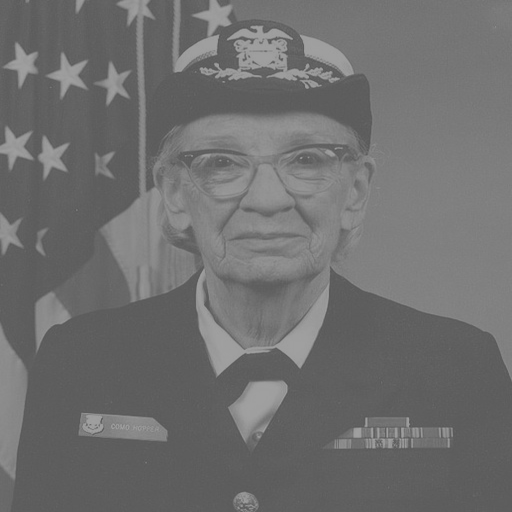
#> input picture Day06-21-09-2026/image1.png, 512 x 512 px
$ jupyter execute 'Day 07.ipynb'
#> lines starting #> are read from the running program, lines starting #| are printed output that depends on the picture; after the words box and inside, x2 and y2 are one past the last pixel; in counts of white or black regions, pixels touching at a corner belong together
[cell 1]
import numpy as np
import matplotlib.pyplot as plt
import cv2

[cell 2]
img = cv2.imread("image1.png", cv2.IMREAD_GRAYSCALE).astype(np.float32)
#> img: shape (512, 512) float32; min 90, max 160, mean 110.7

[cell 3]
plt.figure(figsize=(6,5))
plt.imshow(img, cmap="gray", vmin=0, vmax=255)
plt.title("Orginal Image")
plt.axis("off")

[cell 4]
brighter = img + 60
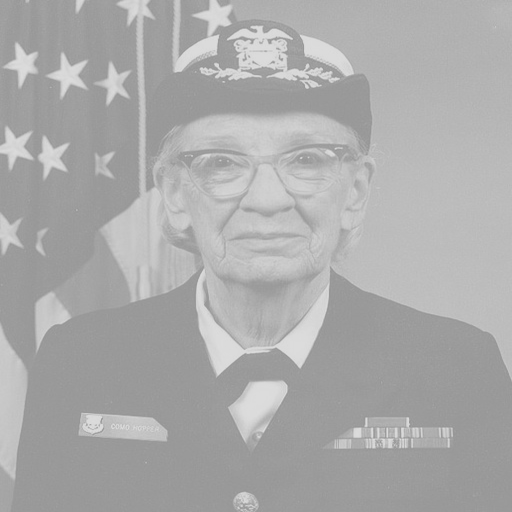
#> brighter: shape (512, 512) float32; min 150, max 220, mean 170.7
brighter = np.clip(brighter, 0, 255)
brighter = brighter.astype(np.uint8)

[cell 5]
darker = img - 60
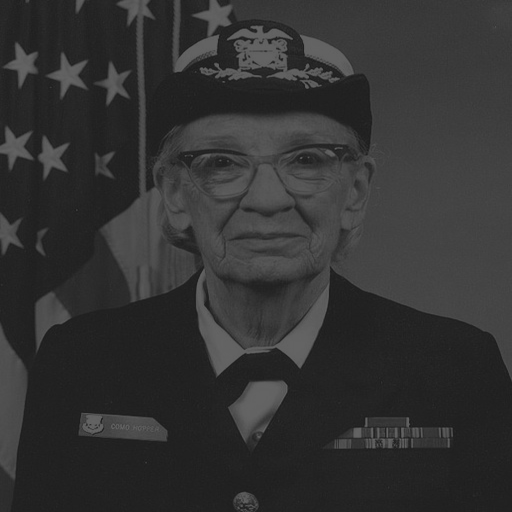
#> darker: shape (512, 512) float32; min 30, max 100, mean 50.7
darker = np.clip(darker, 0, 255)
darker = darker.astype(np.uint8)

[cell 6]
plt.figure(figsize=(15, 4))

plt.subplot(1, 3, 1)
plt.imshow(darker, cmap="gray", vmin=0, vmax=255)
plt.title("-(60)")
plt.axis("off")

plt.subplot(1, 3, 2)
plt.imshow(img, cmap="gray", vmin=0, vmax=255)
plt.title("Referance")
plt.axis("off")

plt.subplot(1, 3, 3)
plt.imshow(brighter, cmap="gray", vmin=0, vmax=255)
plt.title("+(60)")
plt.axis("off")
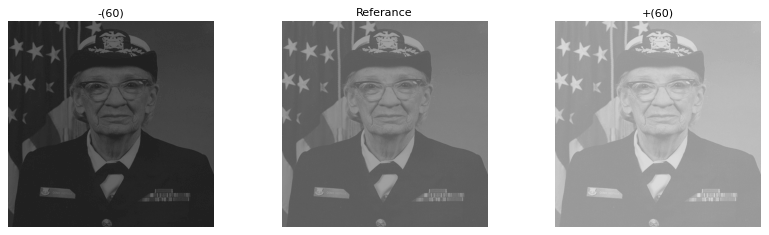
#> figure drawn by matplotlib, 3 panels

[cell 7]
plt.figure(figsize=(15, 4))

plt.subplot(1, 4, 1)
plt.imshow(img, cmap="gray", vmin=0, vmax=255)
plt.title("-(60)")
plt.axis("off")

plt.subplot(1, 4, 2)
plt.imshow(img, cmap="gray", vmin=0, vmax=255)
plt.title("Referance")
plt.axis("off")

plt.subplot(1, 4, 3)
plt.imshow(img, cmap="gray", vmin=0, vmax=255)
plt.title("+(60)")
plt.axis("off")

plt.subplot(1, 4, 4)
plt.imshow(img, cmap="gray", vmin=0, vmax=255)
plt.title("+(60)")
plt.axis("off")
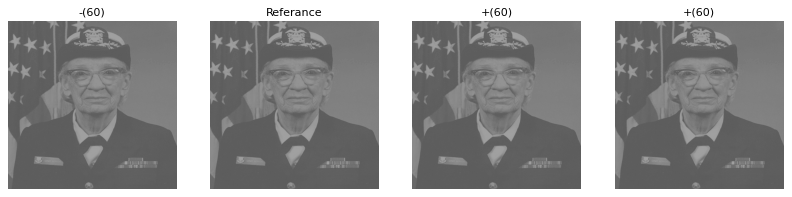
#> figure drawn by matplotlib, 4 panels

[cell 8]
minVale = img.min()
#> minVale = 90
maxValue = img.max()
#> maxValue = 160

[cell 9]
stretched = (img - minVale) * (255.0 / (maxValue - minVale))
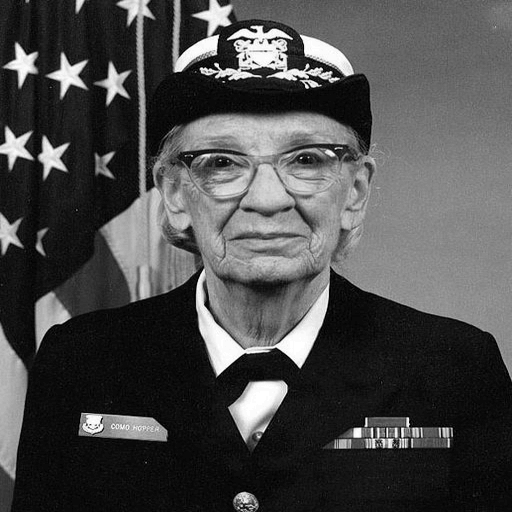
#> stretched: shape (512, 512) float32; min 0, max 255, mean 75.2
stretched = stretched.astype(np.uint8)

[cell 10]
plt.figure(figsize=(10, 5))

plt.subplot(1, 2, 1)
plt.imshow(img, cmap='gray')
plt.title("Original Image")
plt.axis("off")

plt.subplot(1, 2, 2)
plt.imshow(stretched, cmap='gray')
plt.title("Contrast Stretched")
plt.axis("off")

[cell 11]
nagitive = 255 - img.astype(np.uint8)
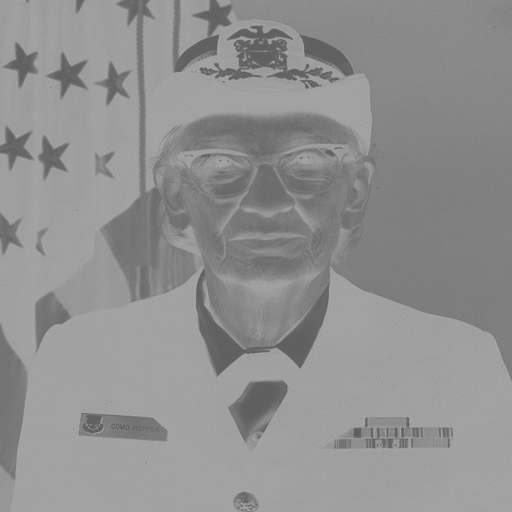
#> nagitive: shape (512, 512); min 95, max 165, mean 144.3

[cell 12]
nagitive_cv2 = cv2.bitwise_not(img.astype(np.uint8))

[cell 13]
plt.figure(figsize=(10, 5))

plt.subplot(1, 3, 1)
plt.imshow(img, cmap='gray')
plt.title("Original Image")
plt.axis("off")

plt.subplot(1, 3, 2)
plt.imshow(nagitive, cmap='gray')
plt.title("Contrast Stretched")
plt.axis("off")

plt.subplot(1, 3, 3)
plt.imshow(nagitive_cv2, cmap='gray')
plt.title("Cv2 Stretched")
plt.axis("off")

[cell 14]
_, bin_img_80 = cv2.threshold(img, 100, 105, cv2.THRESH_BINARY)
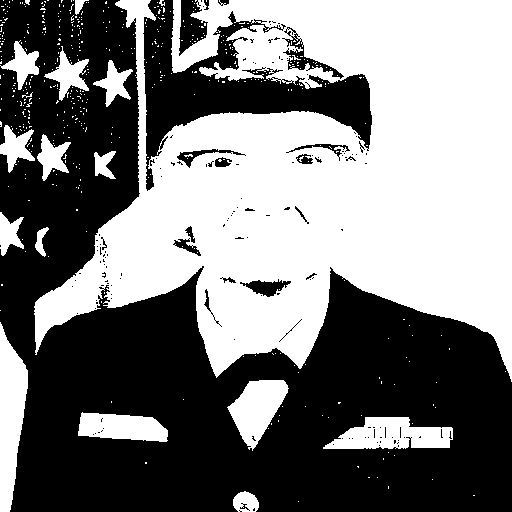
#> bin_img_80: shape (512, 512) float32; values 0 (black) and 105 (white), 48.7% white; 486 white regions (469 under 20 px), largest, box (x1, y1, x2, y2) and area: (34, 0, 512, 382) 110289, (0, 322, 28, 512) 3453, (323, 417, 453, 449) 2785

[cell 15]
_, bin_img_128 = cv2.threshold(img, 128, 255, cv2.THRESH_BINARY)
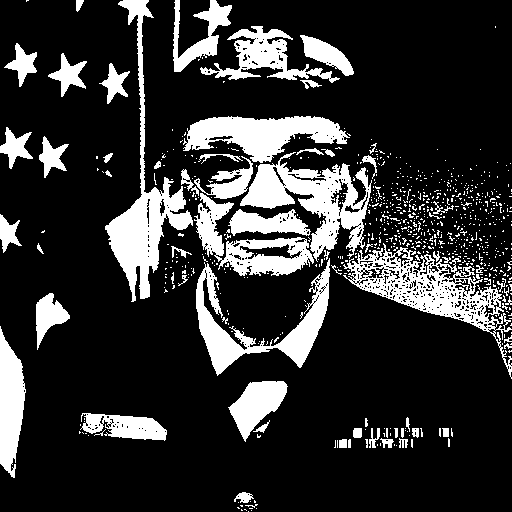
#> bin_img_128: shape (512, 512) float32; 19.5% white; 792 white regions (727 under 20 px), largest, box (x1, y1, x2, y2) and area: (105, 0, 193, 302) 5752, (240, 152, 372, 262) 5470, (343, 243, 512, 379) 5467

[cell 16]
_, bin_img_180 = cv2.threshold(img, 100, 200, cv2.THRESH_BINARY)

[cell 17]
plt.figure(figsize=(10, 5))

plt.subplot(1, 3, 1)
plt.imshow(bin_img_80, cmap='gray')
plt.title("Original Image")
plt.axis("off")

plt.subplot(1, 3, 2)
plt.imshow(bin_img_128, cmap='gray')
plt.title("Contrast Stretched")
plt.axis("off")

plt.subplot(1, 3, 3)
plt.imshow(bin_img_180, cmap='gray')
plt.title("Cv2 Stretched")
plt.axis("off")
